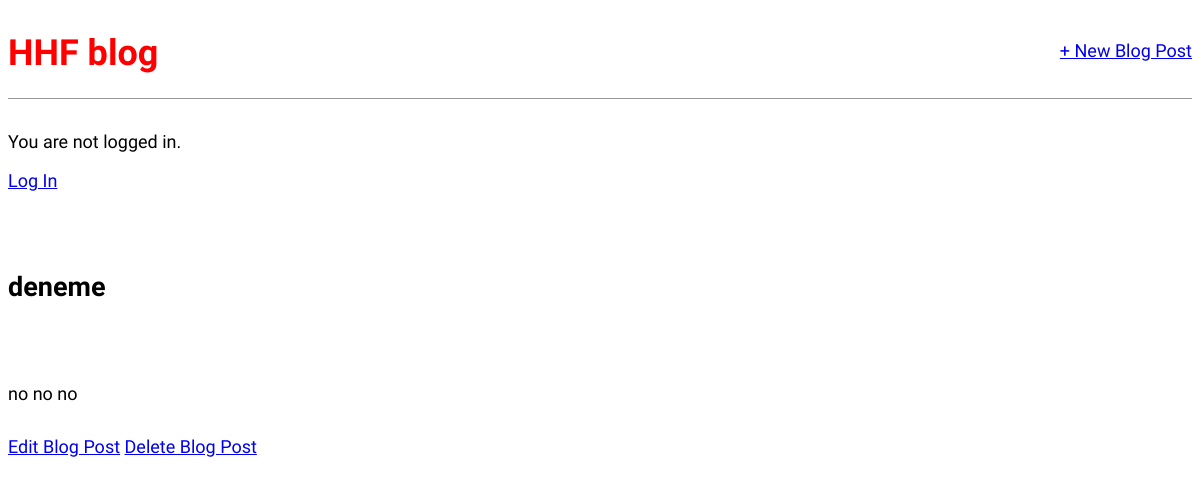
Before: /post/2/ with the older database file.
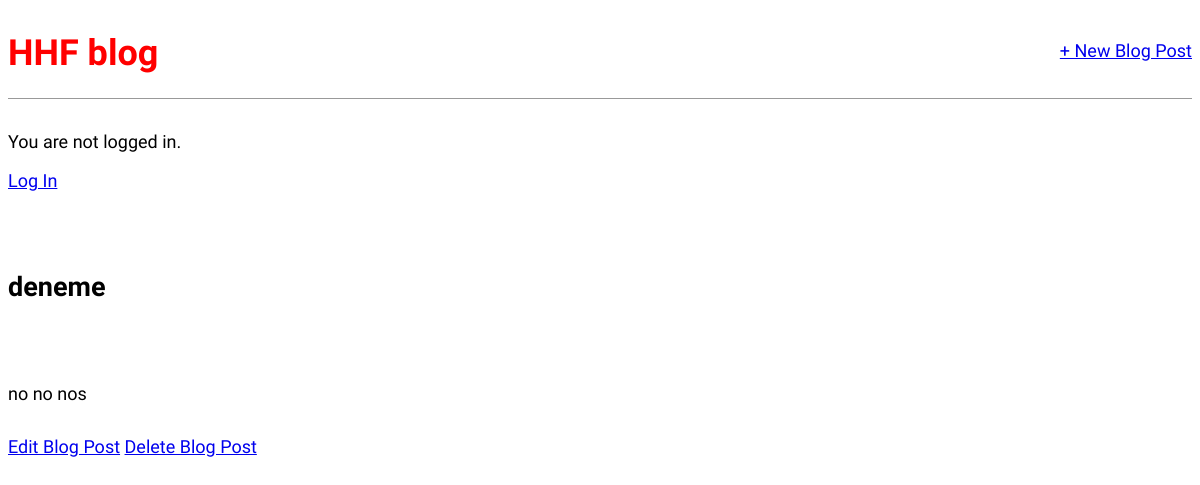
After: the same page with the newer database file.
### blog/models.py (models this page shows, shortened)
class Post(models.Model):
    title = models.CharField(max_length=200)
    author = models.ForeignKey(
        "auth.User",
        on_delete=models.CASCADE,
    )
    body = models.TextField()

### blog/views.py (the view)
# urls.py: path("post/<int:pk>/", BlogDetailView.as_view(), name="post_detail"),
class BlogDetailView(DetailView):
    model = Post
    template_name = "post_detail.html"

### blog/templates/post_detail.html
{% extends "base.html" %}
{% block content %}
<div class="post-entry">
    <h2>{{ post.title }}</h2>
    <p>{{ post.body }}</p>
</div>
<a href="{% url 'post_edit' post.pk %}">Edit Blog Post</a>
<a href="{% url 'post_delete' post.pk %}">Delete Blog Post</a>
{% endblock content %}

Changed rows visible on the page:
changed Post "deneme": body "no no no" → "no no nos"
